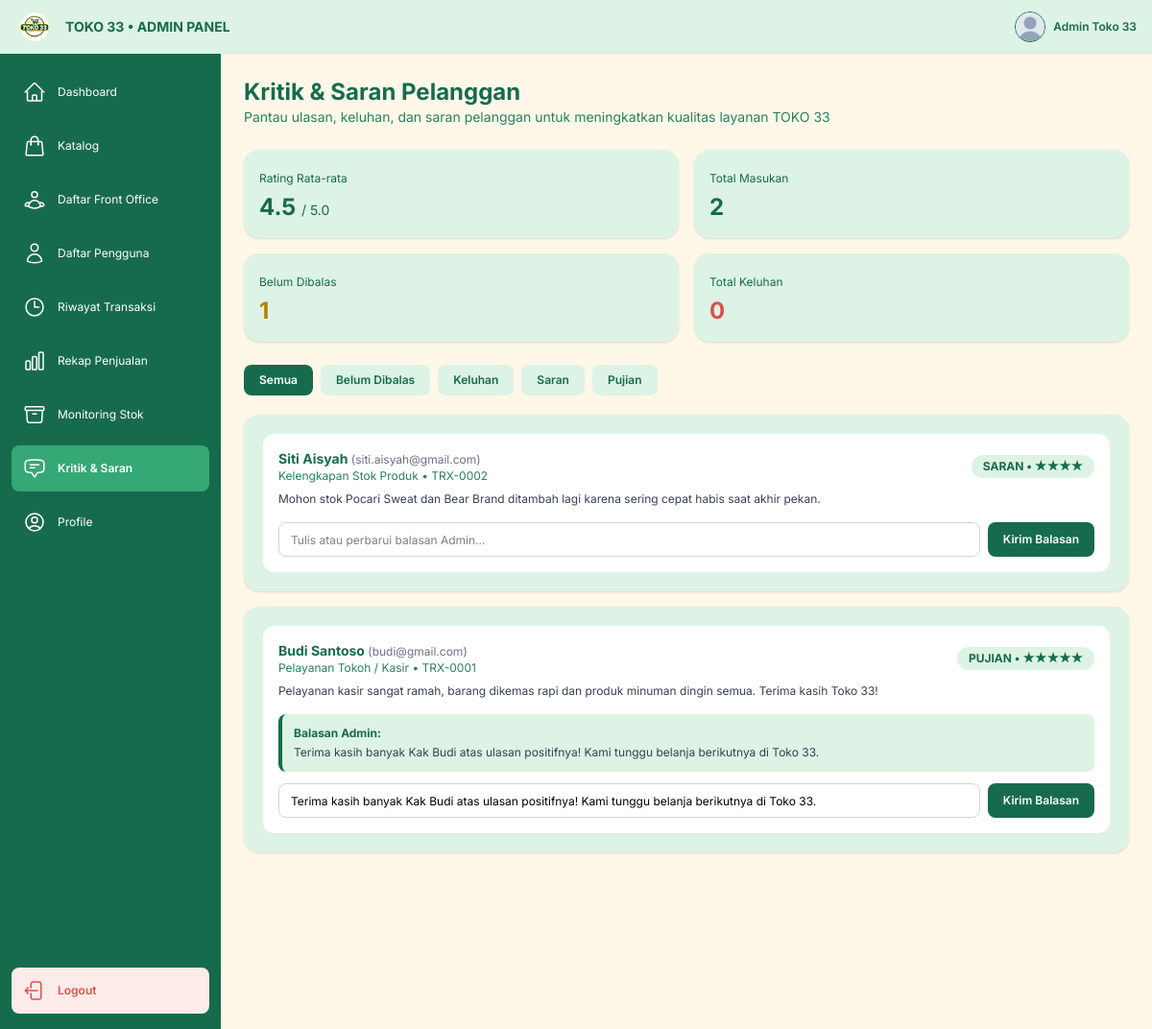
The app's page /admin/kritiksaran.php (signed in) with its own data.
### tables this page shows
CREATE TABLE `kritik_saran` (
  `id_kritik` int NOT NULL AUTO_INCREMENT,
  `id_user` int DEFAULT NULL,
  `id_transaksi` varchar(50) DEFAULT NULL,
  `kategori` varchar(100) DEFAULT NULL,
  `rating` int DEFAULT 5,
  `jenis` enum('saran','keluhan','pujian') DEFAULT 'saran',
  `pesan` text,
  `balasan_admin` text,
  `status` enum('belum_dibalas','dibalas') DEFAULT 'belum_dibalas',
  `created_at` timestamp NOT NULL DEFAULT CURRENT_TIMESTAMP,
  `tanggal_balas` datetime DEFAULT NULL,
  PRIMARY KEY (`id_kritik`),
  KEY `kritik_saran_ibfk_1` (`id_user`),
  CONSTRAINT `kritik_saran_ibfk_1` FOREIGN KEY (`id_user`) REFERENCES `users` (`id_user`) ON DELETE CASCADE ON UPDATE RESTRICT
);

CREATE TABLE `users` (
  `id_user` int NOT NULL AUTO_INCREMENT,
  `nama` varchar(100) DEFAULT NULL,
  `no_telp` varchar(20) DEFAULT NULL,
  `email` varchar(100) DEFAULT NULL,
  `alamat` text,
  `tanggal_lahir` date DEFAULT NULL,
  `password` varchar(255) DEFAULT NULL,
  `foto_profile` varchar(255) DEFAULT NULL,
  `gender` enum('L','P') DEFAULT NULL,
  `created_at` timestamp NOT NULL DEFAULT CURRENT_TIMESTAMP,
  PRIMARY KEY (`id_user`),
  UNIQUE KEY `email` (`email`)
);

### admin/kritiksaran.php (the view, shortened to what this page needs)
<?php
require_once __DIR__ . "/../config/connection.php";
$filter = $_GET['filter'] ?? 'semua';
$where = "";
$avgRating = mysqli_fetch_row(mysqli_query($connect, "SELECT COALESCE(ROUND(AVG(rating),1), 5.0) FROM kritik_saran"))[0];
$totalKritik = (int) mysqli_fetch_row(mysqli_query($connect, "SELECT COUNT(*) FROM kritik_saran"))[0];
$belumDibalas = (int) mysqli_fetch_row(mysqli_query($connect, "SELECT COUNT(*) FROM kritik_saran WHERE status = 'belum_dibalas'"))[0];
$totalKeluhan = (int) mysqli_fetch_row(mysqli_query($connect, "SELECT COUNT(*) FROM kritik_saran WHERE jenis = 'keluhan'"))[0];
$res = mysqli_query($connect, "
    SELECT ks.*, u.nama, u.email
    FROM kritik_saran ks
    LEFT JOIN users u ON ks.id_user = u.id_user
    $where
    ORDER BY ks.id_kritik DESC
");
?>
<!DOCTYPE html>
<html lang="id">
<head>
    <script src="https://cdn.jsdelivr.net/npm/@tailwindcss/browser@4"></script>
</head>
<body class="m-0 p-0 w-full min-h-screen overflow-x-hidden bg-[#F5F5F5]">
    <div class="w-full min-h-screen">
        <header class="bg-[#DDF3E5] sticky top-0 z-30 flex items-center justify-between px-4 h-14 w-full shadow-xs print:hidden">
            <div class="flex items-center gap-3">
                <img src="../asset/logo.png" alt="Logo Toko 33" class="w-10 h-10 object-contain">
                <h1 class="text-[#176B4D] text-sm font-bold">TOKO 33 • ADMIN PANEL</h1>
            </div>
            <a href="profile.php" class="flex items-center gap-2 hover:opacity-85" title="Lihat Profile Admin">
                <?php
                $fotoAdm = $_SESSION['foto_profile'] ?? 'default-profile.png';
                $fotoAdmPath = "../asset/profile/" . basename($fotoAdm);
                ?>
                <img src="<?= htmlspecialchars($fotoAdmPath) ?>" alt="Admin" class="w-8 h-8 rounded-full object-cover border border-[#176B4D] bg-white">
                <span class="text-xs font-semibold text-[#176B4D]"><?= htmlspecialchars($_SESSION['nama'] ?? 'Admin') ?></span>
            </a>
        </header>
        <div class="grid grid-cols-[55px_minmax(0,1fr)] sm:grid-cols-[65px_minmax(0,1fr)] md:grid-cols-[200px_minmax(0,1fr)] lg:grid-cols-[230px_minmax(0,1fr)]">
            <aside class="bg-[#176B4D] text-white flex flex-col justify-between py-4 px-1 sm:px-2 md:px-3 sticky top-14 h-[calc(100vh-56px)] overflow-y-auto shrink-0 print:hidden">
                <nav class="flex flex-col gap-2">
                    <a href="dashboard.php" title="Dashboard" class="flex items-center justify-center md:justify-start gap-3 hover:bg-[#27815F] rounded-lg px-2 md:px-3 py-3">
                        <span class="hidden md:inline text-xs">Dashboard</span>
                    </a>
                    <a href="stock_homecare.php" title="Katalog" class="flex items-center justify-center md:justify-start gap-3 hover:bg-[#27815F] rounded-lg px-2 md:px-3 py-3">
                        <span class="hidden md:inline text-xs">Katalog</span>
                    </a>
                    <a href="daftar_fo.php" title="Daftar Front Office" class="flex items-center justify-center md:justify-start gap-3 hover:bg-[#27815F] rounded-lg px-2 md:px-3 py-3">
                        <span class="hidden md:inline text-xs">Daftar Front Office</span>
                    </a>
                    <a href="daftar_pengguna.php" title="Daftar Pengguna" class="flex items-center justify-center md:justify-start gap-3 hover:bg-[#27815F] rounded-lg px-2 md:px-3 py-3">
                        <span class="hidden md:inline text-xs">Daftar Pengguna</span>
                    </a>
                    <a href="riwayat_transaksi.php" title="Riwayat Transaksi" class="flex items-center justify-center md:justify-start gap-3 hover:bg-[#27815F] rounded-lg px-2 md:px-3 py-3">
                        <svg xmlns="http://www.w3.org/2000/svg" fill="none" viewBox="0 0 24 24" stroke-width="1.5" stroke="currentColor" class="size-6"><path stroke-linecap="round" stroke-linejoin="round" d="M12 6v6h4.5m4.5 0a9 9 0 1 1-18 0 9 9 0 0 1 18 0Z" /></svg>
                        <span class="hidden md:inline text-xs">Riwayat Transaksi</span>
                    </a>
                    <a href="rekap_penjualan.php" title="Rekap Penjualan" class="flex items-center justify-center md:justify-start gap-3 hover:bg-[#27815F] rounded-lg px-2 md:px-3 py-3">
                        <span class="hidden md:inline text-xs">Rekap Penjualan</span>
                    </a>
                    <a href="monitoring_stock.php" title="Monitoring Stok" class="flex items-center justify-center md:justify-start gap-3 hover:bg-[#27815F] rounded-lg px-2 md:px-3 py-3">
                        <span class="hidden md:inline text-xs">Monitoring Stok</span>
                    </a>
                    <a href="kritiksaran.php" title="Kritik & Saran" class="flex items-center justify-center md:justify-start gap-3 bg-[#35A875] font-semibold rounded-lg px-2 md:px-3 py-3">
                        <span class="hidden md:inline text-xs">Kritik & Saran</span>
                    </a>
                    <a href="profile.php" title="Profile" class="flex items-center justify-center md:justify-start gap-3 hover:bg-[#27815F] rounded-lg px-2 md:px-3 py-3">
                        <span class="hidden md:inline text-xs">Profile</span>
                    </a>
                </nav>
                <a href="../api/admin/logout_admin.php" title="Logout" class="flex items-center justify-center md:justify-start gap-3 bg-[#FCEBE9] text-[#D9534F] rounded-lg px-2 md:px-3 py-3 mt-5">
                    <span class="hidden md:inline text-xs font-semibold">Logout</span>
                </a>
            </aside>
            <main class="bg-[#FFF8E9] p-4 sm:p-5 md:p-6 min-w-0">
<div class="mb-6">
    <h2 class="text-xl sm:text-2xl font-bold text-[#176B4D]">Kritik & Saran Pelanggan</h2>
    <p class="text-xs sm:text-sm text-[#27815F]">Pantau ulasan, keluhan, dan saran pelanggan untuk meningkatkan kualitas layanan TOKO 33</p>
</div>
<section class="grid grid-cols-1 sm:grid-cols-2 xl:grid-cols-4 gap-4 mb-6">
    <div class="bg-[#DDF3E5] rounded-2xl p-4 shadow-sm">
        <span class="text-xs text-[#176B4D]">Rating Rata-rata</span>
        <h3 class="text-2xl font-bold text-[#176B4D] mt-1"><?= $avgRating ?> <span class="text-sm font-normal">/ 5.0</span></h3>
    </div>
    <div class="bg-[#DDF3E5] rounded-2xl p-4 shadow-sm">
        <span class="text-xs text-[#176B4D]">Total Masukan</span>
        <h3 class="text-2xl font-bold text-[#176B4D] mt-1"><?= $totalKritik ?></h3>
    </div>
    <div class="bg-[#DDF3E5] rounded-2xl p-4 shadow-sm">
        <span class="text-xs text-[#176B4D]">Belum Dibalas</span>
        <h3 class="text-2xl font-bold text-[#B78103] mt-1"><?= $belumDibalas ?></h3>
    </div>
    <div class="bg-[#DDF3E5] rounded-2xl p-4 shadow-sm">
        <span class="text-xs text-[#176B4D]">Total Keluhan</span>
        <h3 class="text-2xl font-bold text-[#D9534F] mt-1"><?= $totalKeluhan ?></h3>
    </div>
</section>
<div class="flex flex-wrap gap-2 mb-5 text-xs">
    <a href="kritiksaran.php?filter=semua" class="px-4 py-2 rounded-lg font-semibold <?= $filter === 'semua' ? 'bg-[#176B4D] text-white' : 'bg-[#DDF3E5] text-[#176B4D]' ?>">Semua</a>
    <a href="kritiksaran.php?filter=belum_dibalas" class="px-4 py-2 rounded-lg font-semibold <?= $filter === 'belum_dibalas' ? 'bg-[#176B4D] text-white' : 'bg-[#DDF3E5] text-[#176B4D]' ?>">Belum Dibalas</a>
    <a href="kritiksaran.php?filter=keluhan" class="px-4 py-2 rounded-lg font-semibold <?= $filter === 'keluhan' ? 'bg-[#176B4D] text-white' : 'bg-[#DDF3E5] text-[#176B4D]' ?>">Keluhan</a>
    <a href="kritiksaran.php?filter=saran" class="px-4 py-2 rounded-lg font-semibold <?= $filter === 'saran' ? 'bg-[#176B4D] text-white' : 'bg-[#DDF3E5] text-[#176B4D]' ?>">Saran</a>
    <a href="kritiksaran.php?filter=pujian" class="px-4 py-2 rounded-lg font-semibold <?= $filter === 'pujian' ? 'bg-[#176B4D] text-white' : 'bg-[#DDF3E5] text-[#176B4D]' ?>">Pujian</a>
</div>
<section class="space-y-4">
    <?php while ($res && $k = mysqli_fetch_assoc($res)): ?>
    <div class="bg-[#DDF3E5] rounded-2xl p-5 shadow-sm">
        <div class="bg-white rounded-xl p-4">
            <div class="flex flex-wrap justify-between items-center gap-2 mb-2">
                <div>
                    <h4 class="text-sm font-bold text-[#176B4D]"><?= htmlspecialchars($k['nama'] ?: 'Pelanggan') ?> <span class="text-xs font-normal text-gray-500">(<?= htmlspecialchars($k['email'] ?: '-') ?>)</span></h4>
                    <p class="text-xs text-[#27815F]"><?= htmlspecialchars($k['kategori']) ?> <?= !empty($k['id_transaksi']) ? '• ' . htmlspecialchars($k['id_transaksi']) : '' ?></p>
                </div>
                <span class="px-3 py-1 rounded-full bg-[#DDF3E5] text-[#176B4D] text-xs font-bold uppercase"><?= htmlspecialchars($k['jenis']) ?> • <?= str_repeat('★', (int)$k['rating']) ?></span>
            </div>
            <p class="text-xs text-gray-700 mb-4"><?= nl2br(htmlspecialchars($k['pesan'])) ?></p>
            <?php if (!empty($k['balasan_admin'])): ?>
                <div class="bg-[#DDF3E5] rounded-lg p-3 border-l-4 border-[#176B4D] mb-3 text-xs">
                    <p class="font-bold text-[#176B4D]">Balasan Admin:</p>
                    <p class="text-gray-700 mt-1"><?= nl2br(htmlspecialchars($k['balasan_admin'])) ?></p>
                </div>
            <?php endif; ?>
            <form action="../api/admin/balas_kritiksaran.php" method="POST" class="flex gap-2">
                <input type="text" name="balasan_admin" value="<?= htmlspecialchars($k['balasan_admin'] ?? '') ?>" required placeholder="Tulis atau perbarui balasan Admin..." class="flex-1 h-9 px-3 rounded-lg border border-gray-300 text-xs">
                <button type="submit" class="h-9 px-4 rounded-lg bg-[#176B4D] text-white text-xs font-semibold cursor-pointer">Kirim Balasan</button>
            </form>
        </div>
    </div>
    <?php endwhile; ?>
</section>
            </main>
        </div>
    </div>
</body>
</html>

### admin/kritiksaran.php (style rules this page uses)
body { font-family: 'Inter', sans-serif; }

### records on screen
kritik_saran: id_user.nama "Siti Aisyah", id_user.email "siti.aisyah@gmail.com", kategori "Kelengkapan Stok Produk", id_transaksi "TRX-0002", jenis "SARAN", rating "★★★★", pesan "Mohon stok Pocari Sweat dan Bear Brand ditambah lagi karena sering cepat habis saat akhir pekan."
kritik_saran: id_user.nama "Budi Santoso", id_user.email "budi@gmail.com", kategori "Pelayanan Tokoh / Kasir", id_transaksi "TRX-0001", jenis "PUJIAN", rating "★★★★★", pesan "Pelayanan kasir sangat ramah, barang dikemas rapi dan produk minuman dingin semua. Terima kasih Toko 33!", balasan_admin "Terima kasih banyak Kak Budi atas ulasan positifnya! Kami tunggu belanja berikutnya di Toko 33."

### other values on screen
$_SESSION['nama'] "Admin Toko 33"
$avgRating "4.5"
$totalKritik "2"
$belumDibalas "1"
$totalKeluhan "0"
